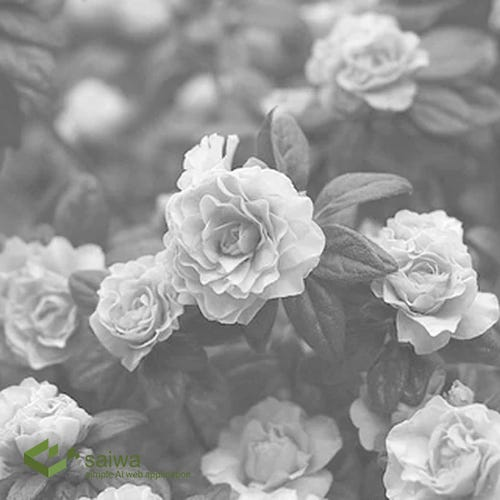
#> input picture Computer Vision/CSE463 Homework 2/image[7].jpg, 500 x 500 px, found by its file name
$ python step5.py
#> lines starting #> are read from the running program, lines starting #| are printed output that depends on the picture
import cv2

image_path = r'D:\CSE463 Homework 2\image[7].jpg'
clear_image = cv2.imread(image_path, cv2.IMREAD_GRAYSCALE)
#> clear_image: shape (500, 500); min 52, max 255, mean 150.6


equalized_image = cv2.equalizeHist(clear_image)
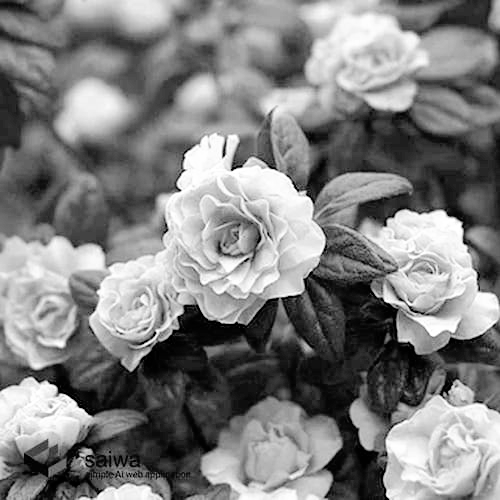
#> equalized_image: shape (500, 500); min 0, max 255, mean 128.5
output_equalized_image = r'D:\CSE463 Homework 2\equalized_image[7].jpg'

cv2.imwrite(output_equalized_image, equalized_image)

#Histogram equalization improves contrast by evenly spreading out pixel intensity values, making darker or lighter regions more visible.


#Applying he 3 times


import numpy as np

image_path = r'D:\CSE463 Homework 2\image[7].jpg'
original_image = cv2.imread(image_path, cv2.IMREAD_GRAYSCALE)


equalized_once = cv2.equalizeHist(original_image)
equalized_twice = cv2.equalizeHist(equalized_once)
equalized_thrice = cv2.equalizeHist(equalized_twice)

combined_image = np.hstack((equalized_once, equalized_twice, equalized_thrice))
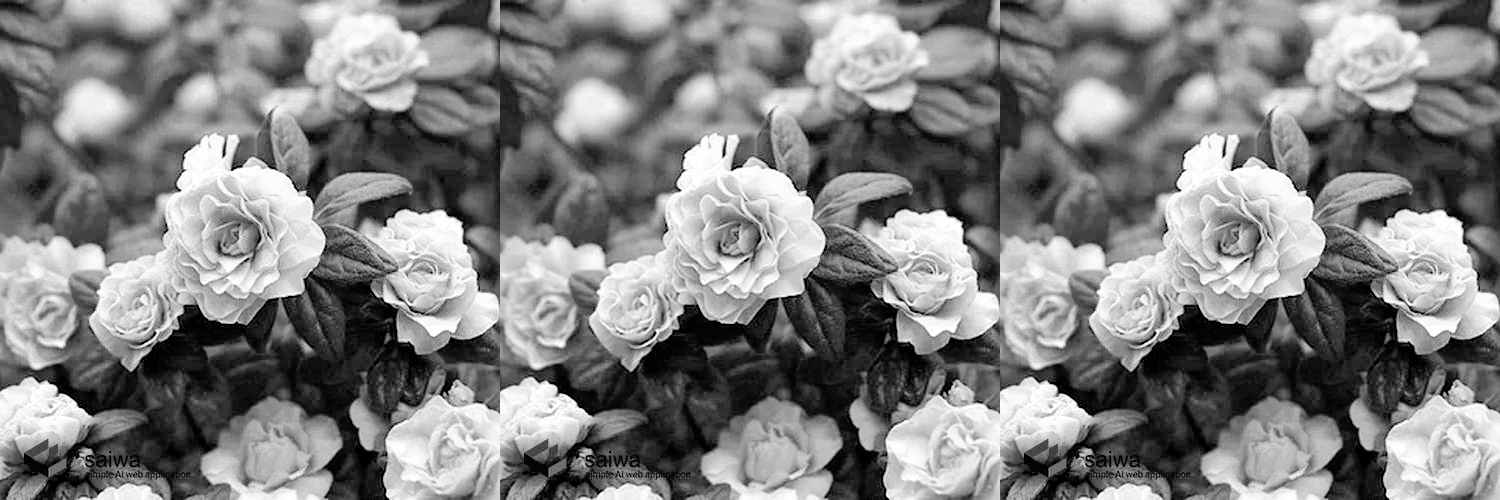
#> combined_image: shape (500, 1500); min 0, max 255, mean 128.3


output_path = r'D:\CSE463 Homework 2\equalized_image_combined.jpg'
cv2.imwrite(output_path, combined_image)

#Repeated applications of histogram equalization lead to diminishing returns as the histogram becomes uniform after the first pass.
# Further iterations can sometimes introduce artifacts or make the image appear unnaturally enhanced.

$ run again, with Computer Vision/CSE463 Homework 2/image[1].jpg copied over Computer Vision/CSE463 Homework 2/image[7].jpg
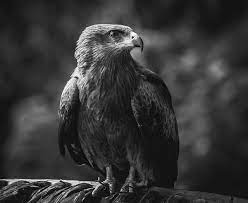
#> input picture Computer Vision/CSE463 Homework 2/image[1].jpg, 248 x 203 px, found by its file name
#> clear_image is the input picture: shape (203, 248); min 0, max 255, mean 53.8
#> `equalized_image = cv2.equalizeHist(clear_image)`:
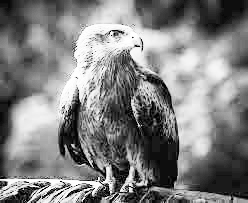
#> equalized_image: shape (203, 248); min 0, max 255, mean 129
#> `combined_image = np.hstack((equalized_once, equalized_twice, equalized..`:
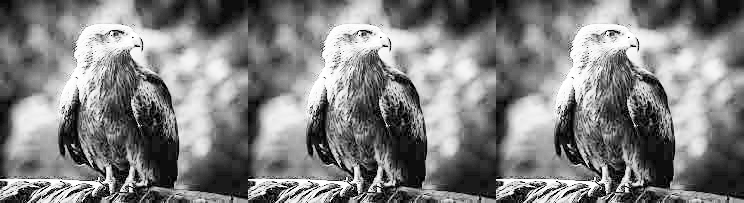
#> combined_image: shape (203, 744); min 0, max 255, mean 128.9

$ run again, with Computer Vision/CSE463 Homework 2/image[2].jpg copied over Computer Vision/CSE463 Homework 2/image[7].jpg
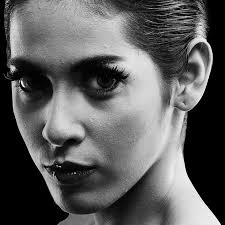
#> input picture Computer Vision/CSE463 Homework 2/image[2].jpg, 225 x 225 px, found by its file name
#> clear_image is the input picture: shape (225, 225); min 0, max 255, mean 93.2
#> `equalized_image = cv2.equalizeHist(clear_image)`:
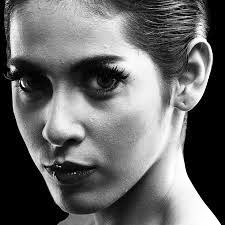
#> equalized_image: shape (225, 225); min 0, max 255, mean 103.6
#> `combined_image = np.hstack((equalized_once, equalized_twice, equalized..`:
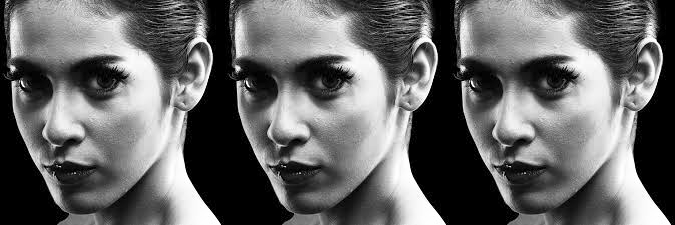
#> combined_image: shape (225, 675); min 0, max 255, mean 103.6
